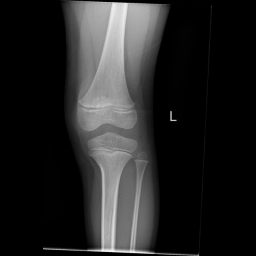
#> input picture data/processed/CycleGAN_Dataset/testA/A_0032.png, 256 x 256 px; its folder holds only this picture in this run
$ python annotate_physis.py
#> lines starting #> are read from the running program, lines starting #| are printed output that depends on the picture
import os
import re
import sys
import cv2
import numpy as np
import pandas as pd

ROOT_DIR   = r"C:\Data Collection\CycleGAN_Dataset"
SUBFOLDERS = ["trainA", "trainB", "testA", "testB"]
OUTPUT_CSV = "dataset_labels.csv"

COLOR_FEMUR   = (0,   0,   255)
COLOR_TIBIA   = (255, 0,   0  )
COLOR_TEXT    = (0,   255, 0  )
COLOR_GOLD    = (0,   215, 255)
COLOR_DIM     = (180, 180, 180)
COLOR_SHADOW  = (0,   0,   0  )
COLOR_DRAG    = (255, 255, 0  )

BOX_THICKNESS      = 2
CENTROID_RADIUS    = 5
CENTROID_THICKNESS = -1

FONT           = cv2.FONT_HERSHEY_SIMPLEX
FONT_SCALE     = 0.55
FONT_THICKNESS = 1

WINDOW_NAME = "Physis Annotator"

CSV_COLUMNS = [
    "folder_name", "filename", "bone_type", "side",
    "X_Min", "Y_Min", "X_Max", "Y_Max", "X_Bar", "Y_Bar",
    "Salter_Type",
]

SUPPORTED_EXTS = {".jpg", ".jpeg", ".png", ".bmp", ".tif", ".tiff"}


def get_domain(filename):
    return "B" if filename.startswith("B_") else "A"


# [23 lines left out: functions extract_salter_type, make_box, not called in this run]


class AnnotationState:
    def __init__(self):
        self.base_img      = None
        self.domain        = "A"
        self.salter_type   = "Normal"
        self.boxes         = []
        self.selected_bone = None
        self.is_drawing    = False
        self.drag_start    = (0, 0)
        self.drag_current  = (0, 0)

    def set_image(self, img, filename):
        self.base_img    = img.copy()
        self.domain      = get_domain(filename)
        self.salter_type = extract_salter_type(filename) if self.domain == "B" else "Normal"
        self.reset()

    def reset(self):
        self.boxes         = []
        self.selected_bone = None
        self.is_drawing    = False
        self.drag_start    = (0, 0)
        self.drag_current  = (0, 0)

    @property
    def required_boxes(self):
        return 1 if self.domain == "B" else 2

    @property
    def box_ready(self):
        return len(self.boxes) >= self.required_boxes

    @property
    def current_display(self):
        canvas = self.base_img.copy()
        for i, box in enumerate(self.boxes):
            if self.domain == "A":
                color = COLOR_FEMUR if i == 0 else COLOR_TIBIA
            elif self.selected_bone == "Femur":
                color = COLOR_FEMUR
            elif self.selected_bone == "Tibia":
                color = COLOR_TIBIA
            else:
                color = COLOR_GOLD
            pt1 = (box["X_Min"], box["Y_Min"])
            pt2 = (box["X_Max"], box["Y_Max"])
            ctr = (box["X_Bar"], box["Y_Bar"])
            cv2.rectangle(canvas, pt1, pt2, color, BOX_THICKNESS)
            cv2.circle(canvas, ctr, CENTROID_RADIUS, color, CENTROID_THICKNESS)
        if self.is_drawing and len(self.boxes) < self.required_boxes:
            x0, y0 = self.drag_start
            x1, y1 = self.drag_current
            cv2.rectangle(canvas, (x0, y0), (x1, y1), COLOR_DRAG, BOX_THICKNESS)
        return canvas


state = AnnotationState()


# [20 lines left out: function mouse_callback, not called in this run]


def put_text_with_shadow(img, text, pos, scale=FONT_SCALE, color=COLOR_TEXT, thickness=FONT_THICKNESS):
    sx, sy = pos[0] + 1, pos[1] + 1
    cv2.putText(img, text, (sx, sy), FONT, scale, COLOR_SHADOW, thickness + 1, cv2.LINE_AA)
    cv2.putText(img, text, pos,      FONT, scale, color,        thickness,     cv2.LINE_AA)


def redraw():
    canvas  = state.current_display
    h       = canvas.shape[0]
    n_boxes = len(state.boxes)

    if state.domain == "A":
        if n_boxes == 0:
            put_text_with_shadow(canvas, "1. Draw Femur box", (8, 22))
            put_text_with_shadow(canvas, "2. Draw Tibia box", (8, 42), color=COLOR_DIM)
        elif n_boxes == 1:
            put_text_with_shadow(canvas, "Femur: done",       (8, 22), color=COLOR_FEMUR)
            put_text_with_shadow(canvas, "2. Draw Tibia box", (8, 42))
        else:
            put_text_with_shadow(canvas, "Femur: done",       (8, 22), color=COLOR_FEMUR)
            put_text_with_shadow(canvas, "Tibia: done",       (8, 42), color=COLOR_TIBIA)
        put_text_with_shadow(canvas, "ENTER/SPACE=save  R=reset  Q/ESC=quit", (8, h - 8), scale=0.45)

    else:
        sh_label = state.salter_type
        if n_boxes == 0:
            put_text_with_shadow(canvas, f"[{sh_label}] Draw a box around the fracture.", (8, 22))
            put_text_with_shadow(canvas, "Then press F=Femur  or  T=Tibia", (8, 42), color=COLOR_DIM)
        elif n_boxes == 1 and state.selected_bone is None:
            put_text_with_shadow(canvas, f"[{sh_label}] Box drawn!", (8, 22))
            put_text_with_shadow(canvas, "Press  F = Femur   or   T = Tibia", (8, 42), color=COLOR_GOLD)
        else:
            bone_color = COLOR_FEMUR if state.selected_bone == "Femur" else COLOR_TIBIA
            put_text_with_shadow(canvas, f"[{sh_label}] Selected: {state.selected_bone}", (8, 22), color=bone_color)
            put_text_with_shadow(canvas, "Press  M=Medial   L=Lateral   U=Unknown  to save", (8, 42), color=COLOR_GOLD)
        put_text_with_shadow(canvas, "R=reset  Q/ESC=quit", (8, h - 8), scale=0.45)

    cv2.imshow(WINDOW_NAME, canvas)


def load_existing_csv():
    if not os.path.exists(OUTPUT_CSV):
        return pd.DataFrame(columns=CSV_COLUMNS), set()
    try:
        df = pd.read_csv(OUTPUT_CSV)
        if "X_Min" not in df.columns or "side" not in df.columns:
            print(
                f"[WARN] '{OUTPUT_CSV}' uses an old schema (missing 'X_Min' or 'side').\n"
                f"       Starting fresh. The original file has NOT been deleted."
            )
            return pd.DataFrame(columns=CSV_COLUMNS), set()
        if not set(CSV_COLUMNS).issubset(df.columns):
            missing = set(CSV_COLUMNS) - set(df.columns)
            print(f"[WARN] '{OUTPUT_CSV}' is missing columns: {missing}. Starting fresh.")
            return pd.DataFrame(columns=CSV_COLUMNS), set()
        df = df[CSV_COLUMNS]
        done = set(zip(df["folder_name"], df["filename"]))
        print(f"[INFO] Resuming — {len(done)} image(s) already annotated.")
        return df, done
    except Exception as exc:
        print(f"[WARN] Could not read existing CSV ({exc}) — starting fresh.")
        return pd.DataFrame(columns=CSV_COLUMNS), set()


# [44 lines left out: functions _build_row, append_rows, _do_save_domain_b, not called in this run]


def collect_images(root, subfolders):
    items = []
    for sf in subfolders:
        folder_path = os.path.join(root, sf)
        if not os.path.isdir(folder_path):
            print(f"[WARN] Subfolder not found, skipping: {folder_path}")
            continue
        for fname in sorted(os.listdir(folder_path)):
            if "_aug_" in fname:
                continue
            if os.path.splitext(fname)[1].lower() not in SUPPORTED_EXTS:
                continue
            items.append((sf, os.path.join(folder_path, fname)))
    return items


def main():
    if not os.path.isdir(ROOT_DIR):
        print(f"[ERROR] Root directory not found: {ROOT_DIR}")
        sys.exit(1)

    all_images = collect_images(ROOT_DIR, SUBFOLDERS)
    if not all_images:
        print("[ERROR] No valid images found. Check ROOT_DIR and SUBFOLDERS.")
        sys.exit(1)

    total = len(all_images)
    print(f"[INFO] Found {total} valid image(s) across {len(SUBFOLDERS)} subfolder(s).")

    df, already_done = load_existing_csv()

    folder_totals   = {}
    folder_counters = {}
    for sf, _ in all_images:
        folder_totals[sf]   = folder_totals.get(sf, 0) + 1
        folder_counters[sf] = 0

    cv2.namedWindow(WINDOW_NAME, cv2.WINDOW_NORMAL)
    cv2.resizeWindow(WINDOW_NAME, 512, 512)
    cv2.setMouseCallback(WINDOW_NAME, mouse_callback)

    global_idx     = 0
    quit_requested = False

    for folder_name, full_path in all_images:
        filename = os.path.basename(full_path)
        folder_counters[folder_name] += 1
        f_idx   = folder_counters[folder_name]
        f_total = folder_totals[folder_name]

        if (folder_name, filename) in already_done:
            print(f"[SKIP] {folder_name}/{filename}  (already annotated)")
            continue

        try:
            raw = np.fromfile(full_path, dtype=np.uint8)
            img = cv2.imdecode(raw, cv2.IMREAD_COLOR)
#> img is the input picture: shape (256, 256, 3); min 0, max 248, mean 36.8
        except Exception as exc:
            print(f"[WARN] Exception reading {full_path}: {exc}")
            img = None
        if img is None:
            print(f"[WARN] Cannot decode image, skipping: {full_path}")
            continue

        global_idx += 1
        domain = get_domain(filename)
        print(
            f"\n[INFO] [{domain}] Processing {folder_name}: {f_idx}/{f_total}  |  "
            f"Global {global_idx}/{total}  —  {filename}"
        )

        state.set_image(img, filename)
        redraw()
#> call 3 of put_text_with_shadow, with text = 'ENTER/SPACE=save  R=reset  Q/ESC=quit', pos = (8, 248), scale = 0.45, color = (0, 255, 0), thickness = 1
#> in put_text_with_shadow (call 3), `cv2.putText(img, text, pos,      FONT, scale, color,        thickness,..`:
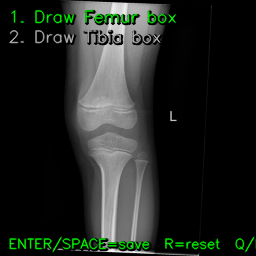
#> img: shape (256, 256, 3); mean B, G, R 33.6, 37.8, 33.6

        while True:
            key = cv2.waitKey(20) & 0xFF
#> (key q is pressed here)

            if key == 255:
                if cv2.getWindowProperty(WINDOW_NAME, cv2.WND_PROP_VISIBLE) < 1:
                    quit_requested = True
                    break
                continue

            if key in (ord('r'), ord('R')):
                state.reset()
                print("[INFO] Reset: all boxes and bone selection cleared.")
                redraw()
                continue

            if key in (ord('q'), ord('Q'), 27):
                print("\n[INFO] Quit requested — all progress already saved.")
                quit_requested = True
                break

            if domain == "A" and key in (13, 32):
                if not state.box_ready:
                    needed    = state.required_boxes - len(state.boxes)
                    next_bone = "Femur" if len(state.boxes) == 0 else "Tibia"
                    print(f"[WARN] Need {needed} more box(es). Next: draw the {next_bone} bounding box.")
                    continue
                df = append_rows(df, folder_name, filename,
                                 salter_type="Normal", bone_type=None,
                                 side="N/A", boxes=state.boxes)
                df.to_csv(OUTPUT_CSV, index=False)
                already_done.add((folder_name, filename))
                fb, tb = state.boxes[0], state.boxes[1]
                print(
                    f"[SAVED] {folder_name}/{filename}  "
                    f"Femur=({fb['X_Bar']},{fb['Y_Bar']})  "
                    f"Tibia=({tb['X_Bar']},{tb['Y_Bar']})  "
                    f"side=N/A  Salter_Type=Normal  →  {OUTPUT_CSV}"
                )
                break

            if domain == "B" and key in (ord('f'), ord('F')):
                if not state.box_ready:
                    print("[WARN] Draw a bounding box first, then press F or T.")
                    continue
                state.selected_bone = "Femur"
                print("[INFO] Bone → Femur. Now press M (Medial), L (Lateral), or U (Unknown) to save.")
                redraw()
                continue

            if domain == "B" and key in (ord('t'), ord('T')):
                if not state.box_ready:
                    print("[WARN] Draw a bounding box first, then press F or T.")
                    continue
                state.selected_bone = "Tibia"
                print("[INFO] Bone → Tibia. Now press M (Medial), L (Lateral), or U (Unknown) to save.")
                redraw()
                continue

            if domain == "B" and key in (ord('m'), ord('M')):
                if state.selected_bone is None:
                    print("[WARN] Select a bone first (F or T), then press M, L, or U.")
                    continue
                df = _do_save_domain_b(df, folder_name, filename, side="Medial", already_done=already_done)
                break

            if domain == "B" and key in (ord('l'), ord('L')):
                if state.selected_bone is None:
                    print("[WARN] Select a bone first (F or T), then press M, L, or U.")
                    continue
                df = _do_save_domain_b(df, folder_name, filename, side="Lateral", already_done=already_done)
                break

            if domain == "B" and key in (ord('u'), ord('U')):
                if state.selected_bone is None:
                    print("[WARN] Select a bone first (F or T), then press M, L, or U.")
                    continue
                df = _do_save_domain_b(df, folder_name, filename, side="Unknown", already_done=already_done)
                break

        if quit_requested:
            break

    cv2.destroyAllWindows()
    total_annotated = len(df["filename"].unique()) if not df.empty else 0
    print(f"\n[DONE] Session ended.  Total annotated images in CSV: {total_annotated}  |  File: {OUTPUT_CSV}")


if __name__ == "__main__":
    main()
